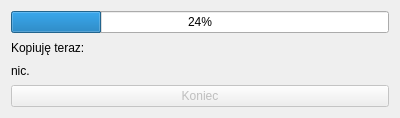
<?xml version="1.0" encoding="UTF-8"?>
<ui version="4.0">
 <class>dialog_copy</class>
 <widget class="QDialog" name="dialog_copy">
  <property name="geometry">
   <rect>
    <x>0</x>
    <y>0</y>
    <width>400</width>
    <height>118</height>
   </rect>
  </property>
  <property name="windowTitle">
   <string>Kopiowanie w trakcie</string>
  </property>
  <layout class="QGridLayout" name="gridLayout">
   <item row="1" column="0">
    <layout class="QVBoxLayout" name="verticalLayout">
     <item>
      <widget class="QProgressBar" name="progressBar">
       <property name="value">
        <number>24</number>
       </property>
      </widget>
     </item>
     <item>
      <widget class="QLabel" name="label">
       <property name="text">
        <string>Kopiuję teraz: </string>
       </property>
      </widget>
     </item>
     <item>
      <widget class="QLabel" name="label_file_now">
       <property name="text">
        <string>nic.</string>
       </property>
      </widget>
     </item>
     <item>
      <widget class="QPushButton" name="pushButton_end">
       <property name="enabled">
        <bool>false</bool>
       </property>
       <property name="text">
        <string>Koniec</string>
       </property>
      </widget>
     </item>
    </layout>
   </item>
  </layout>
 </widget>
 <resources/>
 <connections/>
</ui>
